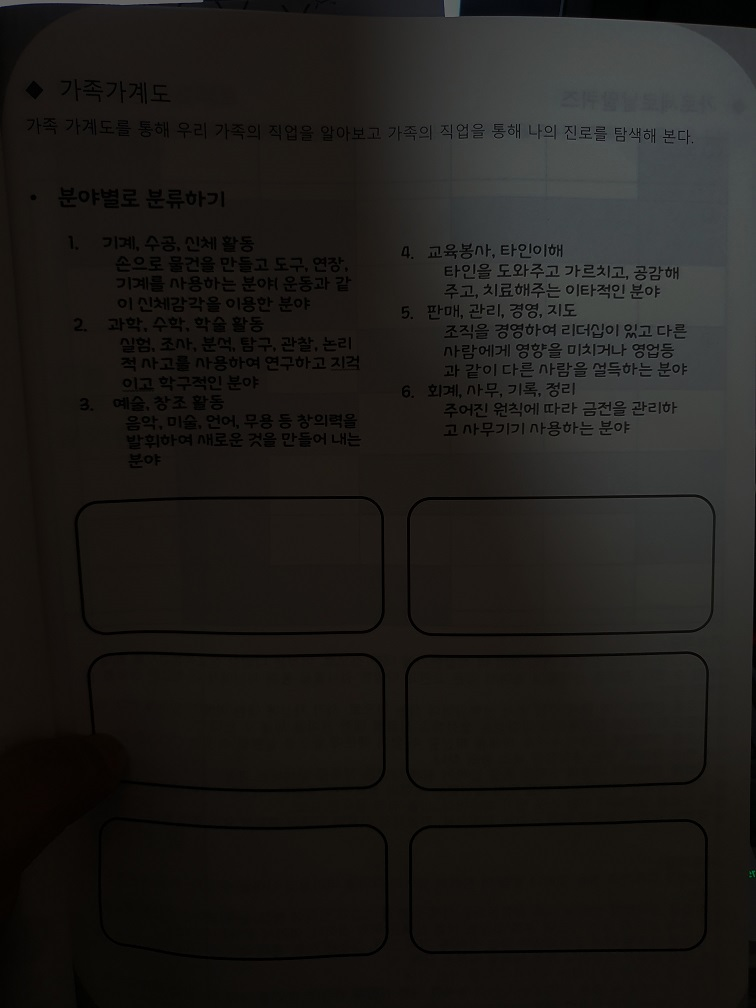
#> input picture OpenCV/05-binarization/images/shadow.jpg, 756 x 1008 px
$ python 103-responsive-binarization.py
#> lines starting #> are read from the running program, lines starting #| are printed output that depends on the picture
import os
import sys
import cv2 as cv

# 이미지를 읽어 온다.

os.chdir('05-binarization\\images')
img1 = cv.imread('shadow.jpg', cv.IMREAD_COLOR)
#> img1 is the input picture: shape (1008, 756, 3); mean B, G, R 26.5, 29.2, 31.3

if img1 is None :
    print('이미지가 없음')
    sys.exit(1)

img2 = cv.cvtColor(img1, cv.COLOR_BGR2GRAY)

img_binary = cv.adaptiveThreshold(img2, 100,cv.ADAPTIVE_THRESH_MEAN_C, cv.THRESH_BINARY, 5, 4)
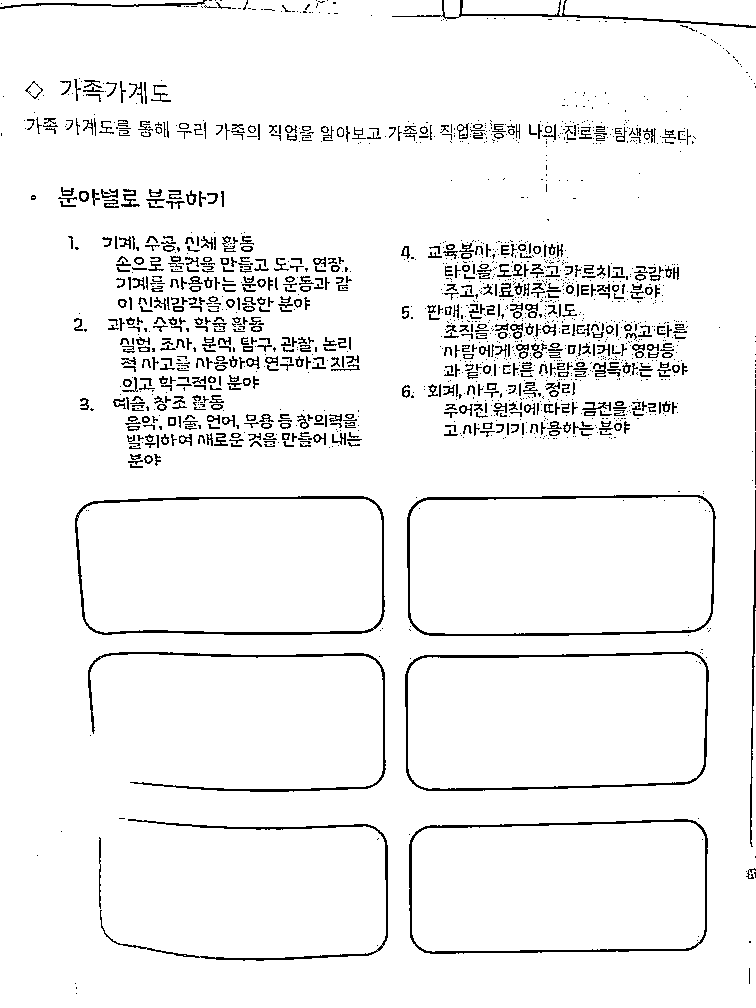
#> img_binary: shape (1008, 756); values 0 (black) and 100 (white), 94.9% white; black in thin lines or dots

cv.imshow('img1', img1)
cv.imshow('img2', img_binary)
cv.waitKey(0)
cv.destroyAllWindows()
